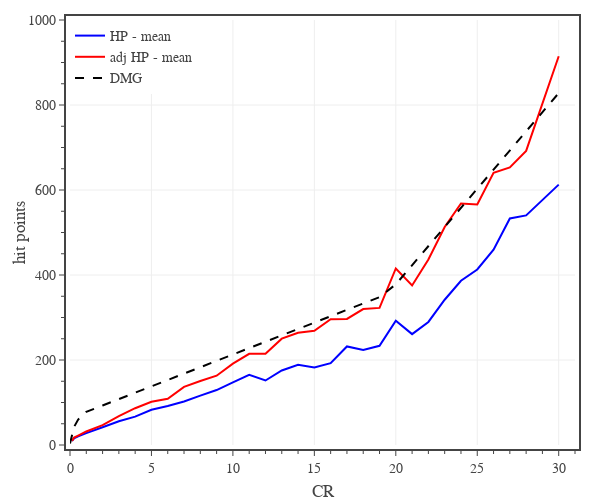

Source (notebook cell):
### Code cell
# plots monster HP vs CR

# create figure
fig = go.Figure(
    layout=go.Layout(
        template=TFB_TEMPLATE,
        margin=dict(l=70, r=25, b=55, t=20, pad=4),
        xaxis=dict(
            title_text='CR',
            range=[0,31],
            tick0=0, dtick=5,
            minor=dict(tick0=0, dtick=1),
        ),
        yaxis=dict(
            title_text='hit points',
            range=[0,1000],
            tick0=0, dtick=200,
            minor=dict(tick0=0, dtick=50),
        ),
        legend=dict(
            xanchor='left', yanchor='top',
            x=0.00, y=1.00,
            orientation='v',
            tracegroupgap=0,
        )
    )
)

plot_confidence_interval(fig, df0, 0.0, 'CR', 'HP', 'HP', 'rgba(0, 0, 255, 1.0)', 'rgba(0, 0, 255, 0.3)')

plot_confidence_interval(fig, df0, 0.0, 'CR', 'adj HP', 'adj HP', 'rgba(255, 0, 0, 1.0)', 'rgba(255, 0, 0, 0.3)')

# plot reference line
fig.add_trace(go.Scatter(
    x=dfD.index, y=dfD['HP Mean'],
    mode='lines', 
    name='DMG',
    line=dict(color='black', dash='dash'),
    hoverinfo='skip', 
))

# show figure
fig.update_layout(width=600, height=500)
fig.show(config=TFB_CONFIG)

# save figures
if SAVEFIGS:
    fig.update_layout(autosize=True, width=None, height=None)
    save_fig_html(fig, format='large', name='fig-hp-vs-cr')
    save_fig_html(fig, format='small', name='fig-hp-vs-cr')

### Figure 1 — Plotly figure (JSON) as saved in the notebook; plotly's stock layout.template omitted (floating-point values rounded to 4 significant figures)
{"data": [{"hovertemplate": "<b>HP</b><br>CR %{x:,.0f}<br>Mean %{y:,.1f}<br><extra></extra>", "legendgroup": "HP", "line": {"color": "rgba(0, 0, 255, 1.0)"}, "mode": "lines", "name": "HP - mean", "type": "scatter", "x": [0.125, 0.25, 0.5, 1, 2, 3, 4, 5, 6, 7, 8, 9, 10, 11, 12, 13, 14, 15, 16, 17, 18, 19, 20, 21, 22, 23, 24, 25, 26, 27, 28, 30], "y": [9.455, 15.77, 20.2, 28.06, 41.69, 55.78, 66.84, 82.84, 91.76, 102.4, 116.2, 129.3, 147.4, 165.1, 151.8, 175.3, 189.0, 182.6, 192.7, 231.9, 223.7, 233.5, 292.5, 260.9, 289.6, 341.8, 386.5, 413.1, 459.6, 533, 540.1, 612.6]}, {"hovertemplate": "<b>adj HP</b><br>CR %{x:,.0f}<br>Mean %{y:,.1f}<br><extra></extra>", "legendgroup": "adj HP", "line": {"color": "rgba(255, 0, 0, 1.0)"}, "mode": "lines", "name": "adj HP - mean", "type": "scatter", "x": [0.125, 0.25, 0.5, 1, 2, 3, 4, 5, 6, 7, 8, 9, 10, 11, 12, 13, 14, 15, 16, 17, 18, 19, 20, 21, 22, 23, 24, 25, 26, 27, 28, 30], "y": [9.759, 17.31, 22.22, 31.88, 46.61, 67.85, 86.59, 101.6, 108.7, 136.7, 150.4, 163.0, 191.3, 214.4, 214.6, 250.2, 264.2, 268.9, 295.8, 296.7, 319.8, 322.6, 415.3, 375.4, 436.6, 512.9, 568.4, 566.1, 640.5, 653, 692.0, 914.6]}, {"hoverinfo": "skip", "line": {"color": "black", "dash": "dash"}, "mode": "lines", "name": "DMG", "type": "scatter", "x": [0, 0.125, 0.25, 0.5, 1, 2, 3, 4, 5, 6, 7, 8, 9, 10, 11, 12, 13, 14, 15, 16, 17, 18, 19, 20, 21, 22, 23, 24, 25, 26, 27, 28, 29, 30], "y": [3.5, 21, 42.5, 60, 78, 93, 108, 123, 138, 153, 168, 183, 198, 213, 228, 243, 258, 273, 288, 303, 318, 333, 348, 378, 423, 468, 513, 558, 603, 648, 693, 738, 783, 828]}], "layout": {"height": 500, "legend": {"orientation": "v", "tracegroupgap": 0, "x": 0, "xanchor": "left", "y": 1, "yanchor": "top"}, "margin": {"b": 55, "l": 70, "pad": 4, "r": 25, "t": 20}, "width": 600, "xaxis": {"dtick": 5, "minor": {"dtick": 1, "tick0": 0}, "range": [0, 31], "tick0": 0, "title": {"text": "CR"}}, "yaxis": {"dtick": 200, "minor": {"dtick": 50, "tick0": 0}, "range": [0, 1000], "tick0": 0, "title": {"text": "hit points"}}}}
